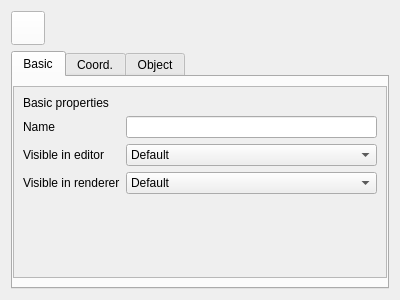
<?xml version="1.0" encoding="UTF-8"?>
<ui version="4.0">
 <class>Attributes</class>
 <widget class="QWidget" name="Attributes">
  <property name="geometry">
   <rect>
    <x>0</x>
    <y>0</y>
    <width>400</width>
    <height>300</height>
   </rect>
  </property>
  <layout class="QVBoxLayout" name="verticalLayout">
   <item>
    <layout class="QHBoxLayout" name="horizontalLayout">
     <item>
      <widget class="MediaControl" name="pushButton">
       <property name="sizePolicy">
        <sizepolicy hsizetype="Fixed" vsizetype="Fixed">
         <horstretch>0</horstretch>
         <verstretch>0</verstretch>
        </sizepolicy>
       </property>
       <property name="minimumSize">
        <size>
         <width>34</width>
         <height>34</height>
        </size>
       </property>
       <property name="maximumSize">
        <size>
         <width>34</width>
         <height>34</height>
        </size>
       </property>
       <property name="focusPolicy">
        <enum>Qt::NoFocus</enum>
       </property>
       <property name="styleSheet">
        <string notr="true">background: white;</string>
       </property>
       <property name="icon">
        <iconset resource="icons.qrc">
         <normaloff>:/dialogs/primitives</normaloff>:/dialogs/primitives</iconset>
       </property>
      </widget>
     </item>
     <item>
      <widget class="TitleLabel" name="label">
       <property name="class" stdset="0">
        <string>heading</string>
       </property>
      </widget>
     </item>
    </layout>
   </item>
   <item>
    <widget class="QTabWidget" name="tabWidget">
     <widget class="QWidget" name="tab">
      <attribute name="title">
       <string>Basic</string>
      </attribute>
      <layout class="QGridLayout" name="gridLayout">
       <property name="leftMargin">
        <number>0</number>
       </property>
       <property name="rightMargin">
        <number>0</number>
       </property>
       <item row="0" column="0">
        <widget class="QScrollArea" name="scrollArea">
         <property name="widgetResizable">
          <bool>true</bool>
         </property>
         <widget class="QWidget" name="scrollAreaWidgetContents">
          <property name="geometry">
           <rect>
            <x>0</x>
            <y>0</y>
            <width>376</width>
            <height>192</height>
           </rect>
          </property>
          <layout class="QVBoxLayout" name="verticalLayout_2">
           <item>
            <widget class="QLabel" name="label_2">
             <property name="text">
              <string>Basic properties</string>
             </property>
             <property name="class" stdset="0">
              <string>section</string>
             </property>
            </widget>
           </item>
           <item>
            <layout class="QFormLayout" name="formLayout">
             <property name="labelAlignment">
              <set>Qt::AlignLeading|Qt::AlignLeft|Qt::AlignVCenter</set>
             </property>
             <property name="formAlignment">
              <set>Qt::AlignLeading|Qt::AlignLeft|Qt::AlignTop</set>
             </property>
             <property name="horizontalSpacing">
              <number>6</number>
             </property>
             <property name="verticalSpacing">
              <number>6</number>
             </property>
             <item row="0" column="0">
              <widget class="Label" name="label_3">
               <property name="text">
                <string>Name</string>
               </property>
               <property name="class" stdset="0">
                <string>item</string>
               </property>
              </widget>
             </item>
             <item row="1" column="0">
              <widget class="Label" name="label_4">
               <property name="text">
                <string>Visible in editor</string>
               </property>
               <property name="class" stdset="0">
                <string>item</string>
               </property>
              </widget>
             </item>
             <item row="2" column="0">
              <widget class="Label" name="label_5">
               <property name="text">
                <string>Visible in renderer</string>
               </property>
               <property name="class" stdset="0">
                <string>item</string>
               </property>
              </widget>
             </item>
             <item row="0" column="1">
              <widget class="LineEdit" name="lineEdit"/>
             </item>
             <item row="1" column="1">
              <widget class="ComboBox" name="comboBox">
               <item>
                <property name="text">
                 <string>Default</string>
                </property>
               </item>
               <item>
                <property name="text">
                 <string>On</string>
                </property>
               </item>
               <item>
                <property name="text">
                 <string>Off</string>
                </property>
               </item>
              </widget>
             </item>
             <item row="2" column="1">
              <widget class="ComboBox" name="comboBox_2">
               <item>
                <property name="text">
                 <string>Default</string>
                </property>
               </item>
               <item>
                <property name="text">
                 <string>On</string>
                </property>
               </item>
               <item>
                <property name="text">
                 <string>Off</string>
                </property>
               </item>
              </widget>
             </item>
            </layout>
           </item>
           <item>
            <spacer name="verticalSpacer">
             <property name="orientation">
              <enum>Qt::Vertical</enum>
             </property>
             <property name="sizeHint" stdset="0">
              <size>
               <width>20</width>
               <height>40</height>
              </size>
             </property>
            </spacer>
           </item>
          </layout>
         </widget>
        </widget>
       </item>
      </layout>
     </widget>
     <widget class="QWidget" name="tab_2">
      <attribute name="title">
       <string>Coord.</string>
      </attribute>
      <layout class="QGridLayout" name="gridLayout_2">
       <property name="leftMargin">
        <number>0</number>
       </property>
       <property name="rightMargin">
        <number>0</number>
       </property>
       <item row="0" column="0">
        <widget class="QScrollArea" name="scrollArea_2">
         <property name="widgetResizable">
          <bool>true</bool>
         </property>
         <widget class="QWidget" name="scrollAreaWidgetContents_2">
          <property name="geometry">
           <rect>
            <x>0</x>
            <y>0</y>
            <width>376</width>
            <height>192</height>
           </rect>
          </property>
          <layout class="QVBoxLayout" name="verticalLayout_3">
           <item>
            <widget class="QLabel" name="label_6">
             <property name="text">
              <string>Coordinates</string>
             </property>
             <property name="class" stdset="0">
              <string>section</string>
             </property>
            </widget>
           </item>
           <item>
            <layout class="QFormLayout" name="formLayout_2">
             <property name="labelAlignment">
              <set>Qt::AlignLeading|Qt::AlignLeft|Qt::AlignVCenter</set>
             </property>
             <property name="formAlignment">
              <set>Qt::AlignLeading|Qt::AlignLeft|Qt::AlignTop</set>
             </property>
             <property name="horizontalSpacing">
              <number>6</number>
             </property>
             <property name="verticalSpacing">
              <number>6</number>
             </property>
             <item row="0" column="0">
              <widget class="QLabel" name="label_7">
               <property name="text">
                <string>P . X</string>
               </property>
               <property name="class" stdset="0">
                <string>item</string>
               </property>
              </widget>
             </item>
             <item row="1" column="0">
              <widget class="QLabel" name="label_8">
               <property name="text">
                <string>P . Y</string>
               </property>
               <property name="class" stdset="0">
                <string>item</string>
               </property>
              </widget>
             </item>
             <item row="2" column="0">
              <widget class="QLabel" name="label_9">
               <property name="text">
                <string>P . Z</string>
               </property>
               <property name="class" stdset="0">
                <string>item</string>
               </property>
              </widget>
             </item>
             <item row="0" column="1">
              <widget class="DoubleSpinBox" name="doubleSpinBox">
               <property name="readOnly">
                <bool>true</bool>
               </property>
               <property name="suffix">
                <string> Å</string>
               </property>
               <property name="decimals">
                <number>3</number>
               </property>
               <property name="minimum">
                <double>-179769313486231570814527423731704356798070567525844996598917476803157260780028538760589558632766878171540458953514382464234321326889464182768467546703537516986049910576551282076245490090389328944075868508455133942304583236903222948165808559332123348274797826204144723168738177180919299881250404026184124858368.000000000000000</double>
               </property>
               <property name="maximum">
                <double>179769313486231570814527423731704356798070567525844996598917476803157260780028538760589558632766878171540458953514382464234321326889464182768467546703537516986049910576551282076245490090389328944075868508455133942304583236903222948165808559332123348274797826204144723168738177180919299881250404026184124858368.000000000000000</double>
               </property>
              </widget>
             </item>
             <item row="1" column="1">
              <widget class="DoubleSpinBox" name="doubleSpinBox_2">
               <property name="readOnly">
                <bool>true</bool>
               </property>
               <property name="suffix">
                <string> Å</string>
               </property>
               <property name="decimals">
                <number>3</number>
               </property>
               <property name="minimum">
                <double>-179769313486231570814527423731704356798070567525844996598917476803157260780028538760589558632766878171540458953514382464234321326889464182768467546703537516986049910576551282076245490090389328944075868508455133942304583236903222948165808559332123348274797826204144723168738177180919299881250404026184124858368.000000000000000</double>
               </property>
               <property name="maximum">
                <double>179769313486231570814527423731704356798070567525844996598917476803157260780028538760589558632766878171540458953514382464234321326889464182768467546703537516986049910576551282076245490090389328944075868508455133942304583236903222948165808559332123348274797826204144723168738177180919299881250404026184124858368.000000000000000</double>
               </property>
              </widget>
             </item>
             <item row="2" column="1">
              <widget class="DoubleSpinBox" name="doubleSpinBox_3">
               <property name="readOnly">
                <bool>true</bool>
               </property>
               <property name="suffix">
                <string> Å</string>
               </property>
               <property name="decimals">
                <number>3</number>
               </property>
               <property name="minimum">
                <double>-179769313486231570814527423731704356798070567525844996598917476803157260780028538760589558632766878171540458953514382464234321326889464182768467546703537516986049910576551282076245490090389328944075868508455133942304583236903222948165808559332123348274797826204144723168738177180919299881250404026184124858368.000000000000000</double>
               </property>
               <property name="maximum">
                <double>179769313486231570814527423731704356798070567525844996598917476803157260780028538760589558632766878171540458953514382464234321326889464182768467546703537516986049910576551282076245490090389328944075868508455133942304583236903222948165808559332123348274797826204144723168738177180919299881250404026184124858368.000000000000000</double>
               </property>
              </widget>
             </item>
            </layout>
           </item>
           <item>
            <spacer name="verticalSpacer_2">
             <property name="orientation">
              <enum>Qt::Vertical</enum>
             </property>
             <property name="sizeHint" stdset="0">
              <size>
               <width>20</width>
               <height>43</height>
              </size>
             </property>
            </spacer>
           </item>
          </layout>
         </widget>
        </widget>
       </item>
      </layout>
     </widget>
     <widget class="QWidget" name="tab_3">
      <attribute name="title">
       <string>Object</string>
      </attribute>
      <layout class="QGridLayout" name="gridLayout_3">
       <property name="leftMargin">
        <number>0</number>
       </property>
       <property name="rightMargin">
        <number>0</number>
       </property>
       <item row="0" column="0">
        <widget class="QScrollArea" name="scrollArea_3">
         <property name="widgetResizable">
          <bool>true</bool>
         </property>
         <widget class="QWidget" name="scrollAreaWidgetContents_3">
          <property name="geometry">
           <rect>
            <x>0</x>
            <y>0</y>
            <width>376</width>
            <height>192</height>
           </rect>
          </property>
          <layout class="QVBoxLayout" name="verticalLayout_41">
           <item>
            <widget class="QLabel" name="label_10">
             <property name="text">
              <string>Object properties</string>
             </property>
             <property name="class" stdset="0">
              <string>section</string>
             </property>
            </widget>
           </item>
           <item>
            <layout class="QFormLayout" name="formLayout_3">
             <property name="labelAlignment">
              <set>Qt::AlignLeading|Qt::AlignLeft|Qt::AlignVCenter</set>
             </property>
             <property name="formAlignment">
              <set>Qt::AlignLeading|Qt::AlignLeft|Qt::AlignTop</set>
             </property>
             <property name="horizontalSpacing">
              <number>6</number>
             </property>
             <property name="verticalSpacing">
              <number>6</number>
             </property>
             <item row="1" column="0">
              <widget class="Label" name="label_11">
               <property name="text">
                <string>Sphere radius</string>
               </property>
               <property name="class" stdset="0">
                <string>item</string>
               </property>
              </widget>
             </item>
             <item row="2" column="0">
              <widget class="Label" name="label_12">
               <property name="text">
                <string>Render perfect</string>
               </property>
               <property name="class" stdset="0">
                <string>item</string>
               </property>
              </widget>
             </item>
             <item row="1" column="1">
              <widget class="DoubleSpinBox" name="doubleSpinBox_4">
               <property name="suffix">
                <string> Å</string>
               </property>
               <property name="decimals">
                <number>3</number>
               </property>
               <property name="maximum">
                <double>179769313486231570814527423731704356798070567525844996598917476803157260780028538760589558632766878171540458953514382464234321326889464182768467546703537516986049910576551282076245490090389328944075868508455133942304583236903222948165808559332123348274797826204144723168738177180919299881250404026184124858368.000000000000000</double>
               </property>
              </widget>
             </item>
             <item row="2" column="1">
              <widget class="QCheckBox" name="checkBox">
               <property name="enabled">
                <bool>false</bool>
               </property>
               <property name="checked">
                <bool>true</bool>
               </property>
              </widget>
             </item>
             <item row="0" column="0">
              <widget class="Label" name="label_18">
               <property name="text">
                <string>Cylinder radius</string>
               </property>
               <property name="class" stdset="0">
                <string>item</string>
               </property>
              </widget>
             </item>
             <item row="0" column="1">
              <widget class="DoubleSpinBox" name="doubleSpinBox_5">
               <property name="suffix">
                <string> Å</string>
               </property>
               <property name="decimals">
                <number>3</number>
               </property>
              </widget>
             </item>
            </layout>
           </item>
           <item>
            <spacer name="verticalSpacer_3">
             <property name="orientation">
              <enum>Qt::Vertical</enum>
             </property>
             <property name="sizeHint" stdset="0">
              <size>
               <width>20</width>
               <height>99</height>
              </size>
             </property>
            </spacer>
           </item>
          </layout>
         </widget>
        </widget>
       </item>
      </layout>
     </widget>
    </widget>
   </item>
  </layout>
 </widget>
 <customwidgets>
  <customwidget>
   <class>MediaControl</class>
   <extends>QPushButton</extends>
   <header>mediacontrol.h</header>
  </customwidget>
  <customwidget>
   <class>Label</class>
   <extends>QLabel</extends>
   <header>label.h</header>
  </customwidget>
  <customwidget>
   <class>LineEdit</class>
   <extends>QLineEdit</extends>
   <header>lineedit.h</header>
  </customwidget>
  <customwidget>
   <class>ComboBox</class>
   <extends>QComboBox</extends>
   <header>combobox.h</header>
  </customwidget>
  <customwidget>
   <class>DoubleSpinBox</class>
   <extends>QDoubleSpinBox</extends>
   <header>doublespinbox.h</header>
  </customwidget>
  <customwidget>
   <class>TitleLabel</class>
   <extends>QLabel</extends>
   <header>titlelabel.h</header>
  </customwidget>
 </customwidgets>
 <resources>
  <include location="icons.qrc"/>
 </resources>
 <connections/>
</ui>
